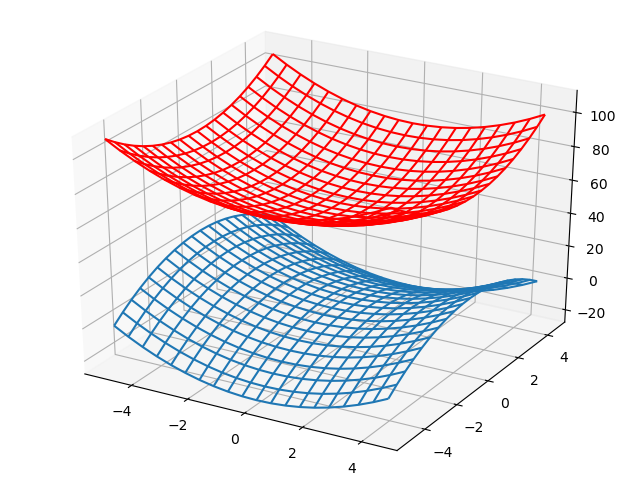

Recreate this plot in Python.
import numpy as np
from pylab import *
from mpl_toolkits.mplot3d import Axes3D

fig = figure()
ax = Axes3D(fig)
X = np.arange(-5, 5, 0.5)
Y = np.arange(-5, 5, 0.5)
X, Y = np.meshgrid(X, Y)
Z1 = X**2 - Y**2
ax.plot_wireframe(X, Y, Z1)
Z2 = X**2 + Y**2 + 60
ax.plot_wireframe(X, Y, Z2, color='red')
show()
